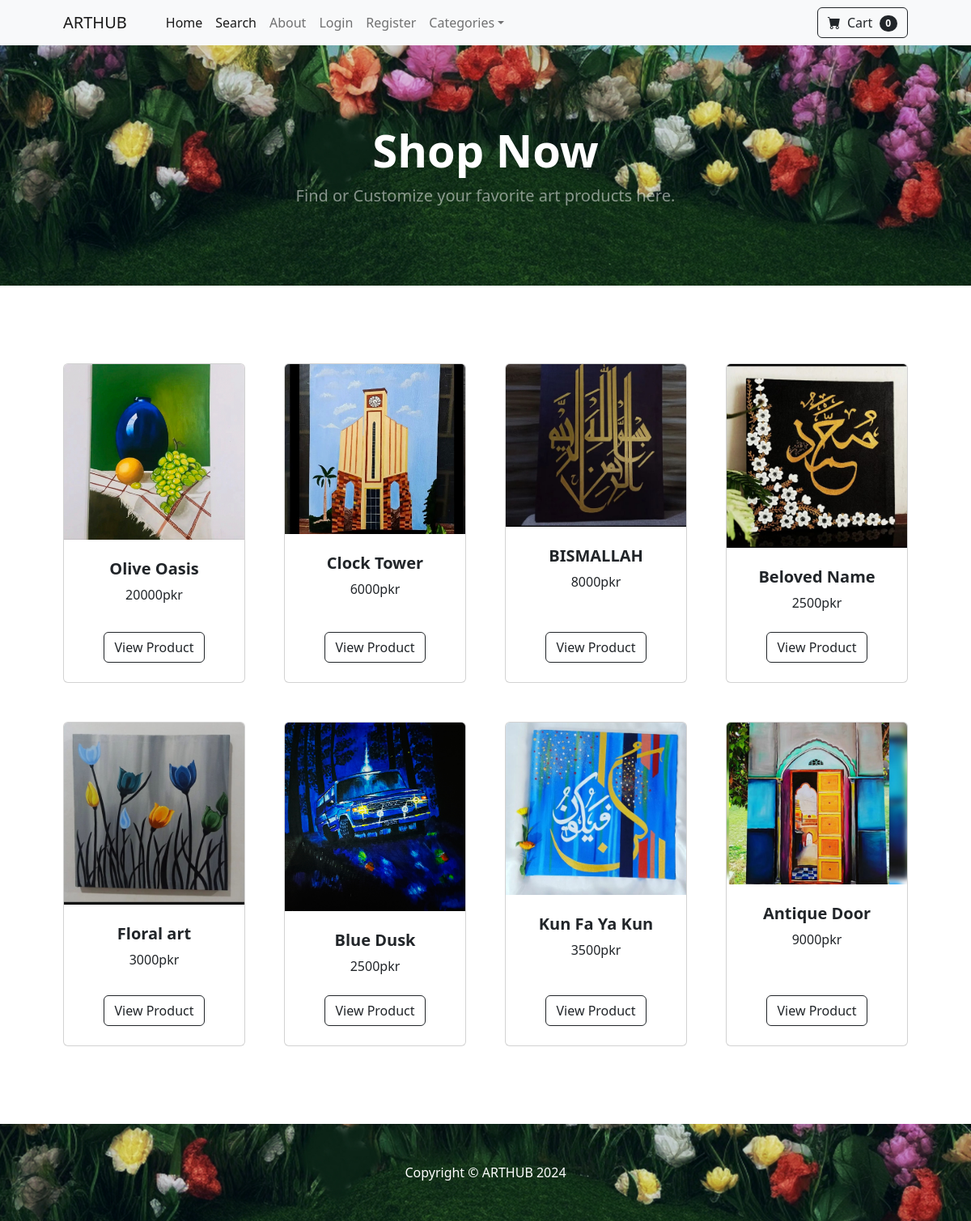
The page / on the database its author committed.
### store/models.py (models this page shows, shortened)
class Product(models.Model):
	name = models.CharField(max_length=100)
	price = models.DecimalField(default=0, decimal_places=0, max_digits=10)
	category = models.ForeignKey(Category, on_delete=models.CASCADE, default=1)
	description = models.CharField(max_length=250, default='', blank=True, null=True)
	image = models.ImageField(upload_to='uploads/product/')
	is_sale = models.BooleanField(default=False)
	sale_price = models.DecimalField(default=0, decimal_places=0, max_digits=10)

### store/views.py (the view)
# urls.py: path('', views.home, name='home'),
def home(request):
	products = Product.objects.all()
	return render(request, 'home.html', {'products':products})

### cart/cart.py (called while the page is built)
	def __len__(self):
		return len(self.cart)

### cart/context_processors.py (called while the page is built)
def cart(request):
	return {'cart': Cart(request)}

### store/templates/home.html
{% extends 'base.html' %}
{% block content %}
        <header class="bg-dark py-5">
            <div class="container px-4 px-lg-5 my-5">
                <div class="text-center text-white">
                    <h1 class="display-4 fw-bolder">Shop Now</h1>
                    <p class="lead fw-normal text-white-50 mb-0">Find or Customize your favorite art products here.</p>
                </div>
            </div>
        </header>
        <section class="py-5">
            <div class="container px-4 px-lg-5 mt-5">
                <div class="row gx-4 gx-lg-5 row-cols-2 row-cols-md-3 row-cols-xl-4 justify-content-center">
                {% for product in products %}
                    {% if product.is_sale %}
                    <div class="col mb-5">
                        <div class="card h-100">
                            <div class="badge bg-dark text-white position-absolute" style="top: 0.5rem; right: 0.5rem">Sale</div>
                            <img class="card-img-top" src="{{ product.image.url }}" alt="..." />
                            <div class="card-body p-4">
                                <div class="text-center">
                                    <h5 class="fw-bolder">{{ product.name }}</h5>
                <div class="d-flex justify-content-center small text-warning mb-2">
                <div class="bi-star-fill"></div>
                &nbsp;&nbsp;Sale!&nbsp;&nbsp;
                <div class="bi-star-fill"></div>
                </div>
                                    <strike>
                                    {{ product.price }}pkr
                                    </strike>
                                    &nbsp;
                                    {{ product.sale_price }}pkr
                                </div>
                            </div>
                            <div class="card-footer p-4 pt-0 border-top-0 bg-transparent">
    <div class="text-center">
        <a class="btn btn-outline-dark mt-auto" href="{% url 'product' product.id  %}">View Product</a>
    </div>
                            </div>
                        </div>
                    </div>
                    {% else %}
                <div class="col mb-5">
                        <div class="card h-100">
                            <img class="card-img-top" src="{{ product.image.url }}" alt="..." />
                            <div class="card-body p-4">
                                <div class="text-center">
                                    <h5 class="fw-bolder">{{ product.name }}</h5>
                                    {{ product.price }}pkr
                                </div>
                            </div>
                            <div class="card-footer p-4 pt-0 border-top-0 bg-transparent">
    <div class="text-center"><a class="btn btn-outline-dark mt-auto" href="{% url 'product' product.id %}">View Product</a></div>
                            </div>
                        </div>
                    </div>
                        {% endif %}
                    {% endfor %}
            </div>
        </section>
{% endblock %}

### store/templates/base.html (shortened to what this page needs)
{% load static %}
<!DOCTYPE html>
<html lang="en">
    <head>
        <link href="https://cdn.jsdelivr.net/npm/bootstrap-icons@1.5.0/font/bootstrap-icons.css" rel="stylesheet" />
        <link href="{% static 'css/styles.css' %}" rel="stylesheet" />
    </head>
    <body>
        {% include 'navbar.html' %}
        {% block content %}
        {% endblock %}
        <footer class="py-5 bg-dark">
            <div class="container"><p class="m-0 text-center text-white">Copyright &copy; ARTHUB 2024</p></div>
        </footer>
    </body>
</html>

### store/templates/navbar.html (shortened to what this page needs)
        <nav class="navbar navbar-expand-lg navbar-light bg-light">
            <div class="container px-4 px-lg-5">
                <a class="navbar-brand" href="{% url 'home' %}">ARTHUB</a>
                <div class="collapse navbar-collapse" id="navbarSupportedContent">
                    <ul class="navbar-nav me-auto mb-2 mb-lg-0 ms-lg-4">
                        <li class="nav-item"><a class="nav-link active" aria-current="page" href="{% url 'home' %}">Home</a></li>
                        <li class="nav-item"><a class="nav-link active" aria-current="page" href="{% url 'search' %}">Search</a></li>
                        <li class="nav-item"><a class="nav-link" href="{% url 'about' %}">About</a></li>
            {% if user.is_authenticated %}
   <li class="nav-item dropdown">
            <a class="nav-link dropdown-toggle" id="navbarDropdown" href="#" role="button" data-bs-toggle="dropdown" aria-expanded="false">Profile</a>
            <ul class="dropdown-menu" aria-labelledby="navbarDropdown">
                <li><a class="dropdown-item" href="{% url 'update_user' %}">User Profile</a></li>
                <li><hr class="dropdown-divider" /></li>
<li><a class="dropdown-item" href="{% url 'update_info'  %}">User Info</a></li>
                            </ul>
                        </li>
            {% if user.is_superuser %}
              <li class="nav-item dropdown">
            <a class="nav-link dropdown-toggle" id="navbarDropdown" href="#" role="button" data-bs-toggle="dropdown" aria-expanded="false">Orders</a>
            <ul class="dropdown-menu" aria-labelledby="navbarDropdown">
                <li><a class="dropdown-item" href="{% url 'shipped_dash' %}">Shipped Orders</a></li>
                <li><hr class="dropdown-divider" /></li>
<li><a class="dropdown-item" href="{% url 'not_shipped_dash'  %}">UnShipped Orders</a></li>
                            </ul>
                        </li>
            {% endif %}
               <li class="nav-item"><a class="nav-link" href="{% url 'logout' %}">Logout</a></li>
            {% else %}
               <li class="nav-item"><a class="nav-link" href="{% url 'login' %}">Login</a></li>
               <li class="nav-item"><a class="nav-link" href="{% url 'register' %}">Register</a></li>
            {% endif %}
                        <li class="nav-item dropdown">
                            <a class="nav-link dropdown-toggle" id="navbarDropdown" href="#" role="button" data-bs-toggle="dropdown" aria-expanded="false">Categories</a>
                        </li>
                    </ul>
                </div>
                <a href="{% url 'cart_summary' %}" class="btn btn-outline-dark"><i class="bi-cart-fill me-1"></i>
                    Cart
                <span class="badge bg-dark1 text-white ms-1 rounded-pill" id="cart_quantity">{{ cart|length }}
                </span></a>
            </div>
        </nav>

### rows shown on the page
Product: image (picture), name "Olive Oasis", price "20000"
Product: image (picture), name "Clock Tower", price "6000"
Product: image (picture), name "BISMALLAH", price "8000"
Product: image (picture), name "Beloved Name", price "2500"
Product: image (picture), name "Floral art", price "3000"
Product: image (picture), name "Blue Dusk", price "2500"
Product: image (picture), name "Kun Fa Ya Kun", price "3500"
Product: image (picture), name "Antique Door", price "9000"

### other values the page prints
{{ cart|length }} "0"
